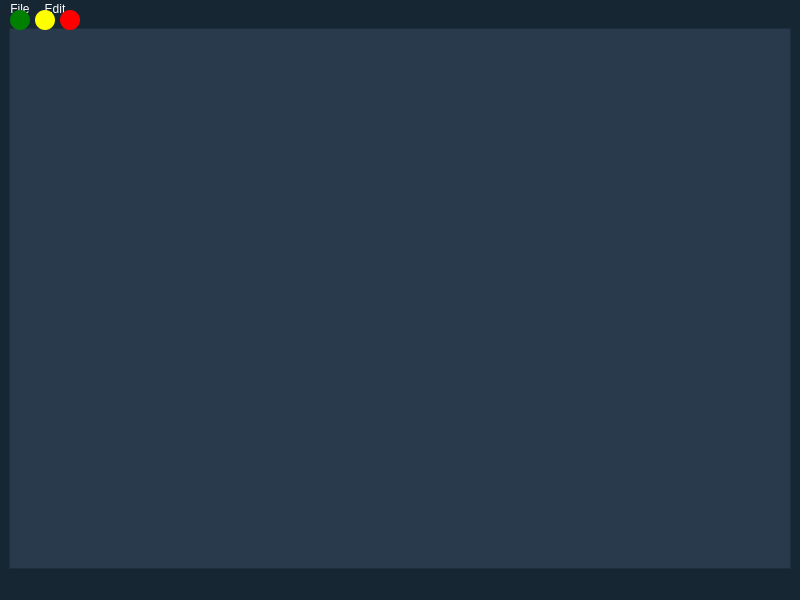
<?xml version="1.0" encoding="UTF-8"?>
<ui version="4.0">
 <class>MainWindow</class>
 <widget class="QMainWindow" name="MainWindow">
   <property name="styleSheet">
    <string>
     background-color: #162633;
     color: white;
    </string>
   </property>
  <property name="geometry">
   <rect>
    <x>0</x>
    <y>0</y>
    <width>800</width>
    <height>600</height>
   </rect>
  </property>
  <widget class="QWidget" name="centralwidget">
   <layout class="QVBoxLayout" name="verticalLayout">
    <item>
     <widget class="QTextEdit" name="textEdit">
      <property name="styleSheet">
       <string>
         background-color: #2A3A4D;
         color: lime;
         font-family: Arial;
       </string>
      </property>
     </widget>
    </item>
   </layout>
  </widget>
  <widget class="QMenuBar" name="menubar">
   <property name="geometry">
    <rect>
     <x>0</x>
     <y>0</y>
     <width>800</width>
     <height>22</height>
    </rect>
   </property>
   <widget class="QMenu" name="menuFile">
    <property name="title">
     <string>File</string>
    </property>
    <addaction name="actionOpen"/>
    <addaction name="actionSave"/>
   </widget>
   <widget class="QMenu" name="menuEdit">
    <property name="title">
     <string>Edit</string>
    </property>
    <addaction name="actionFont_12pt"/>
    <addaction name="actionFont_18pt"/>
    <addaction name="actionFont_24pt"/>
   </widget>
   <addaction name="menuFile"/>
   <addaction name="menuEdit"/>
  </widget>
  <widget class="QStatusBar" name="statusbar"/>
  <widget class="QPushButton" name="minimizeButton">
   <property name="geometry">
    <rect>
     <x>10</x>
     <y>10</y>
     <width>20</width>
     <height>20</height>
    </rect>
   </property>
   <property name="styleSheet">
    <string>QPushButton {
        border-radius: 10px;
        background-color: green;
    }</string>
   </property>
  </widget>
  <widget class="QPushButton" name="maximizeButton">
   <property name="geometry">
    <rect>
     <x>35</x>
     <y>10</y>
     <width>20</width>
     <height>20</height>
    </rect>
   </property>
   <property name="styleSheet">
    <string>QPushButton {
        border-radius: 10px;
        background-color: yellow;
    }</string>
   </property>
  </widget>
  <widget class="QPushButton" name="closeButton">
   <property name="geometry">
    <rect>
     <x>60</x>
     <y>10</y>
     <width>20</width>
     <height>20</height>
    </rect>
   </property>
   <property name="styleSheet">
    <string>QPushButton {
        border-radius: 10px;
        background-color: red;
    }</string>
   </property>
  </widget>
  <action name="actionNew">
  </action>
  <action name="actionOpen">
   <property name="text">
    <string>Open</string>
   </property>
  </action>
  <action name="actionSave">
   <property name="text">
    <string>Save</string>
   </property>
  </action>
  <action name="actionFont_12pt">
   <property name="text">
    <string>12pt</string>
   </property>
  </action>
  <action name="actionFont_18pt">
   <property name="text">
    <string>18pt</string>
   </property>
  </action>
  <action name="actionFont_24pt">
   <property name="text">
    <string>24pt</string>
   </property>
  </action>
 </widget>
 <resources/>
 <connections/>
</ui>
